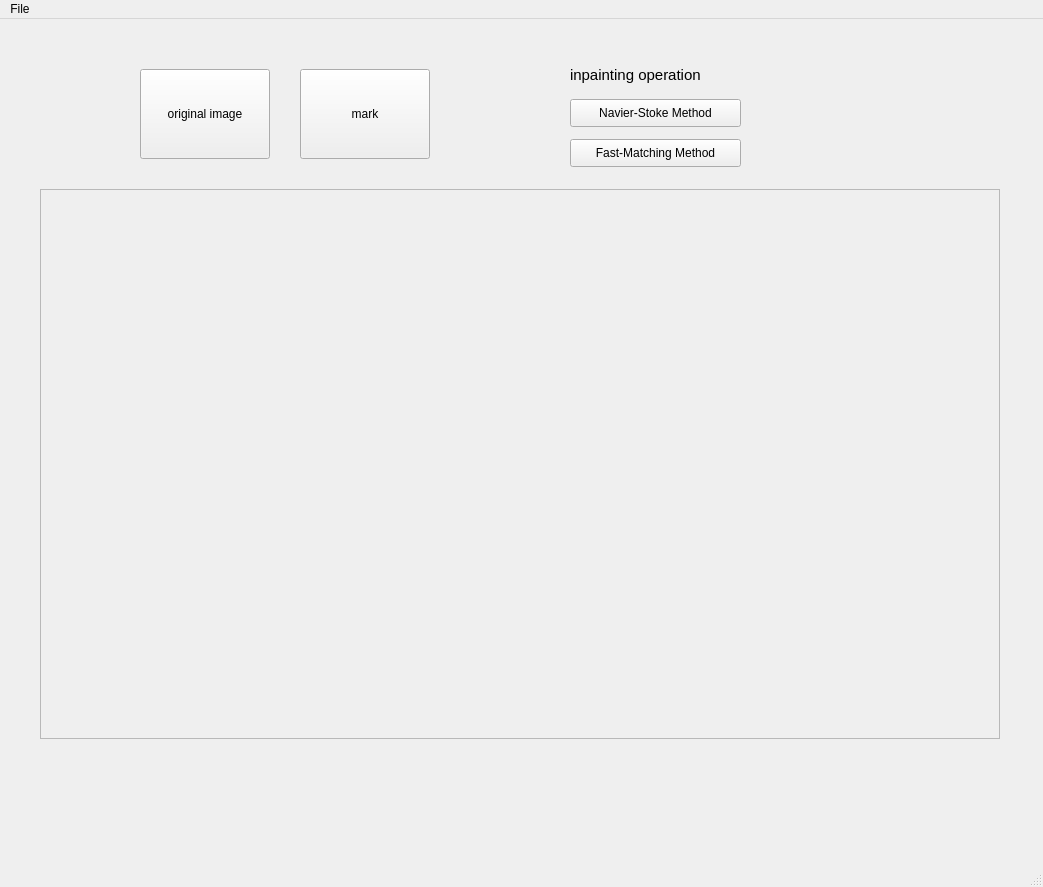
<?xml version="1.0" encoding="UTF-8"?>
<ui version="4.0">
 <class>MainWindow</class>
 <widget class="QMainWindow" name="MainWindow">
  <property name="geometry">
   <rect>
    <x>0</x>
    <y>0</y>
    <width>1043</width>
    <height>887</height>
   </rect>
  </property>
  <property name="windowTitle">
   <string>MainWindow</string>
  </property>
  <widget class="QWidget" name="centralwidget">
   <widget class="QPushButton" name="image_btn">
    <property name="geometry">
     <rect>
      <x>140</x>
      <y>50</y>
      <width>130</width>
      <height>90</height>
     </rect>
    </property>
    <property name="text">
     <string>original image</string>
    </property>
    <property name="iconSize">
     <size>
      <width>130</width>
      <height>90</height>
     </size>
    </property>
   </widget>
   <widget class="QPushButton" name="mark_btn">
    <property name="geometry">
     <rect>
      <x>300</x>
      <y>50</y>
      <width>130</width>
      <height>90</height>
     </rect>
    </property>
    <property name="text">
     <string>mark</string>
    </property>
    <property name="iconSize">
     <size>
      <width>130</width>
      <height>90</height>
     </size>
    </property>
   </widget>
   <widget class="QWidget" name="widget" native="true">
    <property name="geometry">
     <rect>
      <x>560</x>
      <y>30</y>
      <width>191</width>
      <height>131</height>
     </rect>
    </property>
    <widget class="QLabel" name="label">
     <property name="geometry">
      <rect>
       <x>10</x>
       <y>10</y>
       <width>181</width>
       <height>31</height>
      </rect>
     </property>
     <property name="font">
      <font>
       <pointsize>11</pointsize>
      </font>
     </property>
     <property name="text">
      <string>inpainting operation</string>
     </property>
    </widget>
    <widget class="QPushButton" name="inpaint_ns_btn">
     <property name="geometry">
      <rect>
       <x>10</x>
       <y>50</y>
       <width>171</width>
       <height>28</height>
      </rect>
     </property>
     <property name="text">
      <string>Navier-Stoke Method</string>
     </property>
    </widget>
    <widget class="QPushButton" name="inpaint_fmm_btn">
     <property name="geometry">
      <rect>
       <x>10</x>
       <y>90</y>
       <width>171</width>
       <height>28</height>
      </rect>
     </property>
     <property name="text">
      <string>Fast-Matching Method</string>
     </property>
    </widget>
   </widget>
   <widget class="QFrame" name="frame">
    <property name="geometry">
     <rect>
      <x>40</x>
      <y>170</y>
      <width>960</width>
      <height>550</height>
     </rect>
    </property>
    <property name="frameShape">
     <enum>QFrame::StyledPanel</enum>
    </property>
    <property name="frameShadow">
     <enum>QFrame::Raised</enum>
    </property>
    <widget class="QLabel" name="image">
     <property name="geometry">
      <rect>
       <x>0</x>
       <y>0</y>
       <width>960</width>
       <height>550</height>
      </rect>
     </property>
     <property name="text">
      <string/>
     </property>
     <property name="scaledContents">
      <bool>false</bool>
     </property>
     <property name="alignment">
      <set>Qt::AlignCenter</set>
     </property>
    </widget>
   </widget>
  </widget>
  <widget class="QMenuBar" name="menubar">
   <property name="geometry">
    <rect>
     <x>0</x>
     <y>0</y>
     <width>1043</width>
     <height>26</height>
    </rect>
   </property>
   <widget class="QMenu" name="menuFile">
    <property name="title">
     <string>File</string>
    </property>
    <addaction name="select_image_menu"/>
    <addaction name="save_image_menu"/>
    <addaction name="separator"/>
    <addaction name="load_mark_menu"/>
    <addaction name="save_mark_menu"/>
    <addaction name="separator"/>
    <addaction name="actionExit"/>
   </widget>
   <addaction name="menuFile"/>
  </widget>
  <widget class="QStatusBar" name="statusbar"/>
  <action name="select_image_menu">
   <property name="text">
    <string>Select Image</string>
   </property>
  </action>
  <action name="save_image_menu">
   <property name="text">
    <string>Save Result</string>
   </property>
  </action>
  <action name="actionCreate_New_Mark">
   <property name="text">
    <string>Create New Mark</string>
   </property>
  </action>
  <action name="load_mark_menu">
   <property name="text">
    <string>Load Mark</string>
   </property>
  </action>
  <action name="save_mark_menu">
   <property name="text">
    <string>Save Mark</string>
   </property>
  </action>
  <action name="actionExit">
   <property name="text">
    <string>Exit</string>
   </property>
  </action>
  <action name="actionSave_Old_Mark_and_Create">
   <property name="text">
    <string>Save Old Mark and Create</string>
   </property>
  </action>
  <action name="actionCreate_Mark">
   <property name="text">
    <string>Create Mark</string>
   </property>
  </action>
  <action name="actionClear_Mark_Field">
   <property name="text">
    <string>Clear Mark Field</string>
   </property>
  </action>
  <action name="actionAlgorith_1">
   <property name="text">
    <string>Algorithm 1</string>
   </property>
  </action>
  <action name="actionAlgorithm_2">
   <property name="text">
    <string>Algorithm 2</string>
   </property>
  </action>
 </widget>
 <resources/>
 <connections/>
</ui>
